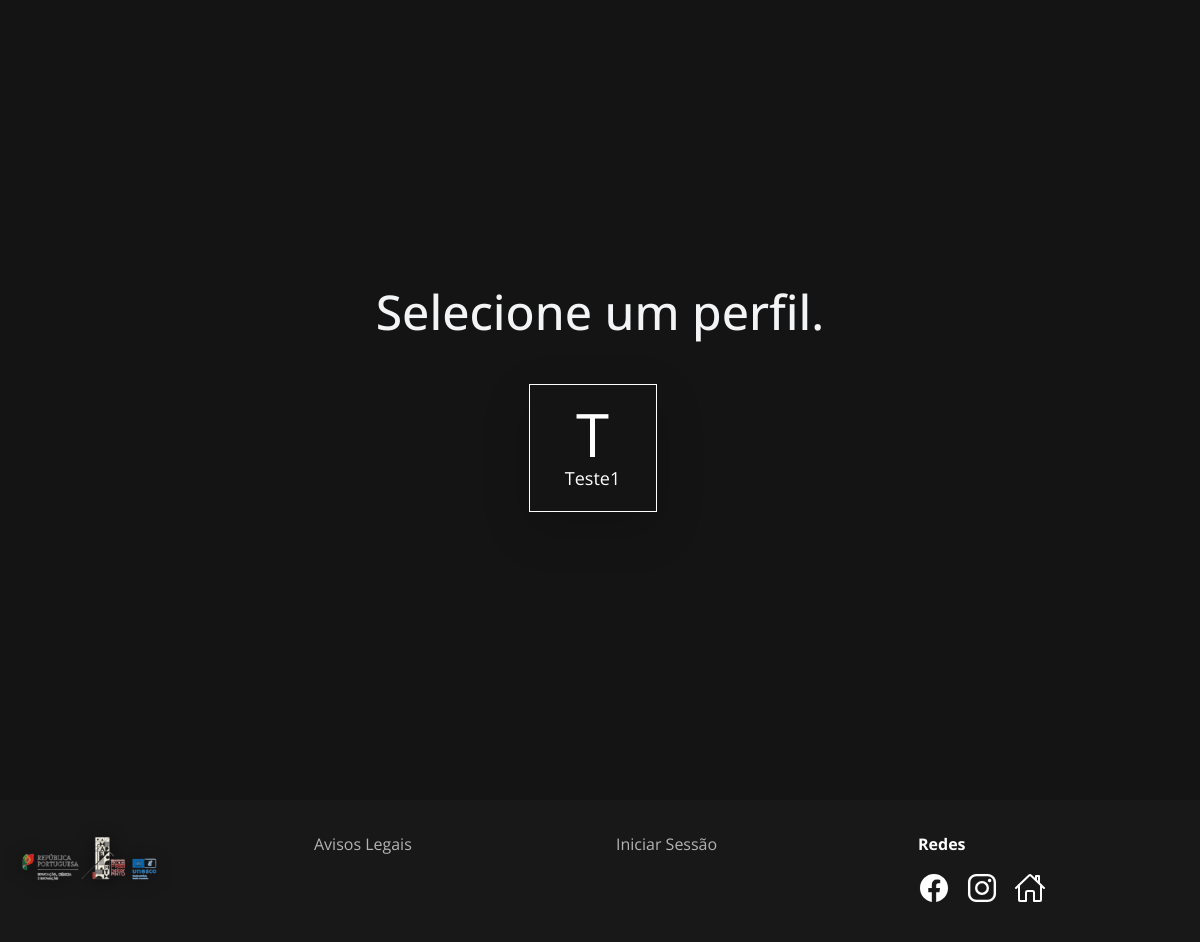
Page /profiles/ on the earlier database version.
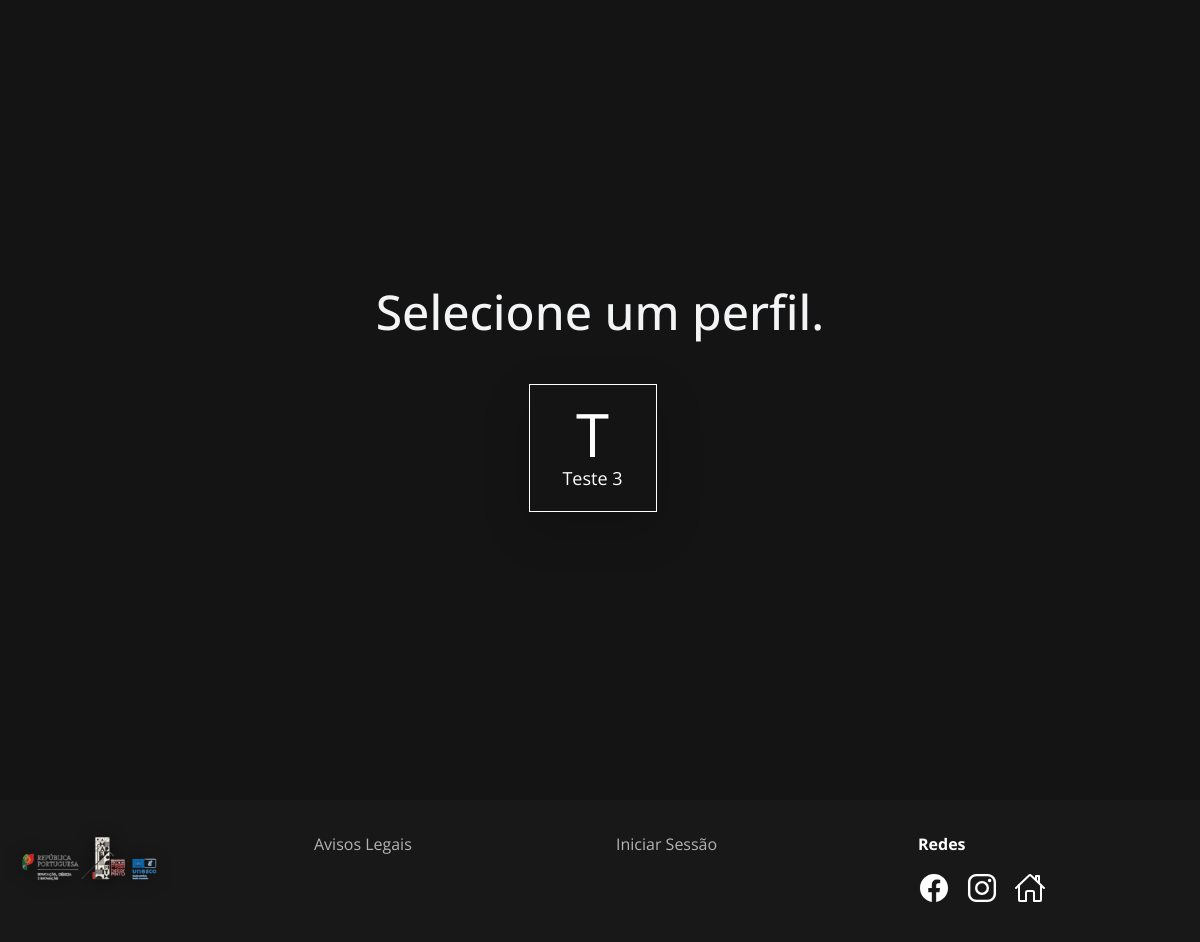
Same page on the later database version.
### appPAP/models.py (models this page shows, shortened)
class Profile(models.Model):
    user = models.ForeignKey(CustomUser, on_delete=models.CASCADE, related_name='profiles', blank='True', null='True')
    name = models.CharField(max_length=50)
    role = models.CharField(max_length=15, choices=ROLE, default='Regular')
    uuid = models.UUIDField(default=uuid.uuid4, editable=False, unique=True)
    watch_later = models.ManyToManyField('Movie', blank=True, related_name='watch_later_profiles')
    favorites = models.ManyToManyField('Movie', blank=True, related_name='favorite_profiles')
    password = models.CharField(max_length=255,blank=True)
    email = models.EmailField(max_length=255, unique=True, blank=True, null=True)

### appPAP/views.py (the view)
# urls.py: path('profiles/', ProfileListView, name='profile_list'),
def ProfileListView(request):
    profiles = Profile.objects.all()
    return render(request, 'profileList.html', {'profiles': profiles, 'show_navbar': False})
    return render(request, 'profileList.html', {'profiles': profiles, 'show_navbar': False})

### appPAP/context_processors.py (called while the page is built, shortened)
def current_profile(request):
    profile = None
    return {'current_profile': profile}

def movie_categories(request):
    return {
        'movie_categories': Movie._meta.get_field('type').choices
    }

### templates/profileList.html (shortened to what this page needs)
{% extends 'base_Wnavbar.html' %}
{% load static %}
{% block others %}
<link rel="stylesheet" href="{% static 'assets/CSS/style.CSS' %}">
    <link rel="stylesheet" href="{% static 'assets/CSS/profiles.CSS' %}">
{% endblock others %}
{% block content %}
<section class="bg-primary_black min-h-screen flex flex-col justify-center items-center">
  <h2 class="text-center font-medium text-5xl my-4 text-gray-100">
    Selecione um perfil.
  </h2>
<div class="flex flex-wrap justify-center gap-6 p-4 max-w-6xl mx-auto">
    {% for profile in profiles %}
      <a href="{% url 'profile_login' profile_uuid=profile.uuid %}" class="group no-underline">
        <div class="profile-card bg-blue-600 hover:bg-blue-700 transition-all rounded-xl shadow-lg flex justify-center items-center flex-col cursor-pointer">
          <p class="text-6xl text-white group-hover:text-red-500 transition-colors">
            {{ profile.name|slice:":1" }}
          </p>
          <p class="text-lg text-white group-hover:text-red-500 transition-colors">
            {{ profile.name }}
          </p>
        </div>
      </a>
    {% endfor %}
  </div>
</section>
{% endblock content %}

### templates/base_Wnavbar.html (shortened to what this page needs)
{% load static %}
<!DOCTYPE html>
<html lang="en">
<head>
    <link rel="stylesheet" href="https://cdn.jsdelivr.net/npm/swiper@11/swiper-bundle.min.css" />
    <link rel="stylesheet" href="{% static 'assets/CSS/style.css' %}">
    <link href="https://cdn.jsdelivr.net/npm/simple-datatables@7.1.2/dist/style.min.css" rel="stylesheet" />
    <link href="{% static 'assets/CSS/dashboard.css' %}" rel="stylesheet" />
    <link href="https://cdn.jsdelivr.net/npm/summernote@0.8.18/dist/summernote.min.css" rel="stylesheet">
    <link href="https://cdn.jsdelivr.net/npm/summernote@0.8.18/dist/summernote-lite.min.css" rel="stylesheet">
    {% block others %}
    {% endblock others %}
</head>
<body class="bg-black text-gray-100 font-primary">
    {% block content %}
    {% endblock content %}
    {% include "partials/footer.html" %}
</body>
</html>

### templates/partials/footer.html (shortened to what this page needs)
<link rel="stylesheet" href="\static\assets\CSS\footer.css">
<footer class="footer">
  <div class="container">
    <div class="footer-section footer-logo img">
      <a href="{% url 'home' %}">
        <img src="\static\Imagens\LOGOAEFHP.png" alt="AulaPlay">
      </a>
    </div>
    <div class="footer-section">
      <a href="{% url 'eula' %}" class="footer-link">Avisos Legais</a>
    </div>
    <div class="footer-section">
      <a href="{% url 'account_login' %}" class="footer-link">Iniciar Sessão</a>
    </div>
    <div class="footer-section">
      <p class="footer-title">Redes</p>
      <div class="footer-social">
        <a href="https://www.facebook.com/p/AE-Frei-Heitor-Pinto-100062937536508/?locale=pt_PT" target="_blank" rel="noopener">
          <ion-icon name="logo-facebook" size="large"></ion-icon>
        </a>
        <a href="https://www.instagram.com/aefhp/?hl=pt" target="_blank" rel="noopener">
          <ion-icon name="logo-instagram" size="large"></ion-icon>
        </a>
        <a href="http://aefhp.pt" target="_blank" rel="noopener">
          <ion-icon name="home-outline" size="large"></ion-icon>
        </a>
      </div>
    </div>
  </div>
</footer>

### static/assets/CSS/style.css (style rules this page uses)
html { -moz-tab-size: 4; -o-tab-size: 4; tab-size: 4; }
html { line-height: 1.15; -webkit-text-size-adjust: 100%; }
body { margin: 0; }
body { font-family: system-ui, -apple-system, 'Segoe UI', Roboto, Helvetica, Arial, sans-serif, 'Apple Color Emoji', 'Segoe UI Emoji'; }
blockquote, dl, dd, h1, h2, h3, h4, h5, h6, hr, figure, p, pre { margin: 0; }
html { font-family: ui-sans-serif, system-ui, -apple-system, BlinkMacSystemFont, "Segoe UI", Roboto, "Helvetica Neue", Arial, "Noto Sans", sans-serif, "Apple Color Emoji", "Segoe UI Emoji", "Segoe UI Symbol", "Noto Color Emoji"; line-height: 1.5; }
body { font-family: inherit; line-height: inherit; }
img { border-style: solid; }
h1, h2, h3, h4, h5, h6 { font-size: inherit; font-weight: inherit; }
a { color: inherit; text-decoration: inherit; }
img, svg, video, canvas, audio, iframe, embed, object { display: block; }
img, video { max-width: 100%; height: auto; }
.bg-black { --tw-bg-opacity: 1; background-color: rgba(0, 0, 0, var(--tw-bg-opacity)); }
.bg-primary_black { --tw-bg-opacity: 1; background-color: rgba(20, 20, 20, var(--tw-bg-opacity)); }
.cursor-pointer { cursor: pointer; }
.flex { display: flex; }
.flex-col { flex-direction: column; }
.flex-wrap { flex-wrap: wrap; }
.items-center { align-items: center; }
.justify-center { justify-content: center; }
.font-primary { font-family: Open Sans; }
.font-medium { font-weight: 500; }
.text-lg { font-size: 1.125rem; line-height: 1.75rem; }
.text-5xl { font-size: 3rem; line-height: 1; }
.text-6xl { font-size: 3.75rem; line-height: 1; }
.my-4 { margin-top: 1rem; margin-bottom: 1rem; }
.min-h-screen { min-height: 100vh; }
* { --tw-shadow: 0 0 #0000; }
* { --tw-ring-inset: var(--tw-empty, ); --tw-ring-offset-width: 0px; --tw-ring-offset-color: #fff; --tw-ring-color: rgba(59, 130, 246, 0.5); --tw-ring-offset-shadow: 0 0 #0000; --tw-ring-shadow: 0 0 #0000; }
.text-center { text-align: center; }
.text-white { --tw-text-opacity: 1; color: rgba(255, 255, 255, var(--tw-text-opacity)); }
.text-gray-100 { --tw-text-opacity: 1; color: rgba(243, 244, 246, var(--tw-text-opacity)); }

### static/assets/CSS/footer.css (style rules this page uses)
footer { background: #181818; color: #fff; padding: 2rem 0 1rem 0; }
.footer-logo img { position: static; height: 150px; width: auto; max-height: none; z-index: 1001; transition: transform 0.3s ease; filter: drop-shadow(0 2px 8px #0008); }
.container { max-width: 1200px; margin: 0 auto; display: flex; flex-wrap: wrap; justify-content: space-between; gap: 2rem; }
.footer-section { flex: 1 1 200px; margin-bottom: 1rem; }
.footer-logo img { width: 150px; height: auto; }
.footer-link { display: block; color: #b3b3b3; text-decoration: none; margin-bottom: 0.5rem; transition: color 0.3s ease; }
.footer-title { font-weight: bold; margin-bottom: 1rem; }
.footer-social { display: flex; gap: 1rem; }
.footer-social a { color: #fff; transition: color 0.3s; }

Differences in the rows shown:
changed Profile: name "Teste1" → "Teste 3"
